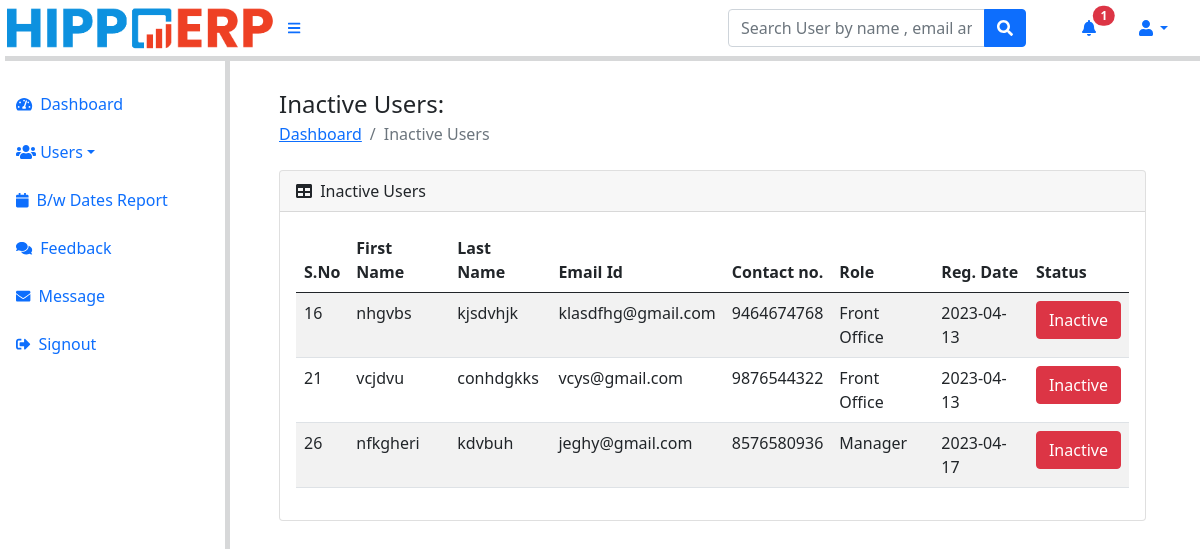
/admin/inactive-users.php, run on the app's committed database.
### tables this page shows
CREATE TABLE `user_form` (
  `id` int NOT NULL,
  `fname` varchar(200) NOT NULL,
  `lname` varchar(200) NOT NULL,
  `email` varchar(100) NOT NULL,
  `password` varchar(100) DEFAULT NULL,
  `contact` varchar(50) NOT NULL,
  `user_role` varchar(100) NOT NULL,
  `status` varchar(100) DEFAULT NULL,
  `date` date DEFAULT NULL
);

### admin/inactive-users.php (the view, shortened to what this page needs)
?><!DOCTYPE html>
<html lang="en">
<head>
    <html lang="en">
    <head>
        <link href="https://cdn.jsdelivr.net/npm/simple-datatables@latest/dist/style.css" rel="stylesheet" />
        <link href="../css/styles.css" rel="stylesheet" />
</head>
    <body class="sb-nav-fixed">
     <?php include_once('../../includes/navbar.php');?>
        <div id="layoutSidenav">
            <div id="layoutSidenav_content">
        <?php include_once('../../includes/sidebar.php');?>
                <main>
                    <div class="container-fluid px-4">
 <h4 class="modal-title" style="padding:0px;">Inactive Users:</h4>
 <ol class="breadcrumb mb-4">
                            <li class="breadcrumb-item"><a href="dashboard.php">Dashboard</a></li>
                            <li class="breadcrumb-item active">Inactive Users </li>
                        </ol>
                         <div class="card mb-4">
                            <div class="card-header">
                                <i class="fas fa-table me-1"></i>
                          Inactive Users
                            </div>
                             <div class="card-body">
        <table class="table table-striped table-hover">
          <thead>
            <tr>
                                  <th>S.No</th>
                                  <th>First Name</th>
                                  <th>Last Name</th>
                                  <th> Email Id</th>
                                  <th>Contact no.</th>
                                  <th>Role</th>
                                  <th>Reg. Date</th>
                                  <th>Status</th>
            </tr>
          </thead>
            <?php
$result=mysqli_query($conn,"select * from user_form where status='Inactive' ");
            while($row=mysqli_fetch_assoc($result)){
                ?>
            <tr>
                <td><?php echo $row['id'];?></td>
                <td><?php echo $row['fname'];?></td>
                <td><?php echo $row['lname'];?></td>
                <td><?php echo $row['email'];?></td>
                <td><?php echo $row['contact'];?></td>
                <td><?php echo $row['user_role'];?></td>
                <td><?php echo $row['date'];?></td>
                <td>
                    <?php
                       if($row['status']=='Inactive')
                       {
                        echo '<input type="button" class="btn btn-danger" value="Inactive">';
                       }
                       ?>
                </td>
            </tr>
            <?php
        }?>
        </table>
      </div>
    </div>
</div>
</main>
</div>
</div>
    </body>
    </html>

### data on the page
user_form: id "16", fname "nhgvbs", lname "kjsdvhjk", email "klasdfhg@gmail.com", contact "9464674768", user_role "Front Office", date "2023-04-13"
user_form: id "21", fname "vcjdvu", lname "conhdgkks", email "vcys@gmail.com", contact "9876544322", user_role "Front Office", date "2023-04-13"
user_form: id "26", fname "nfkgheri", lname "kdvbuh", email "jeghy@gmail.com", contact "8576580936", user_role "Manager", date "2023-04-17"

### other printed values
$count "1"
